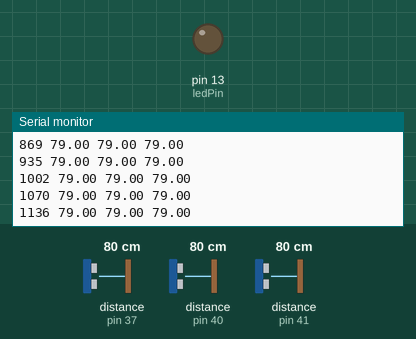
The sketch below on a simulated Arduino Mega 2560, built with avr-gcc and run on an emulated ATmega2560. On the bench: output pins drawn as LEDs (lit = HIGH), the last lines printed to the serial monitor. Wiring (inferred from the names in the program): 3 × ultrasonic range finder: trigger pin 36, echo pin 37 / trigger pin 38, echo pin 40 / trigger pin 39, echo pin 41. The inputs (shaded band) are chosen by the test bench; at power-on: distance to the obstacle (sensors on pin 37, pin 40, pin 41) 80 cm. The echo pulse lasts 58.3 µs per cm; pins used as bus, display or sensor lines are not drawn.

Above: at 1.2 s.
1.3 s: distance to the obstacle (sensor on pin 37) set to 35 cm
At 1.34 s:
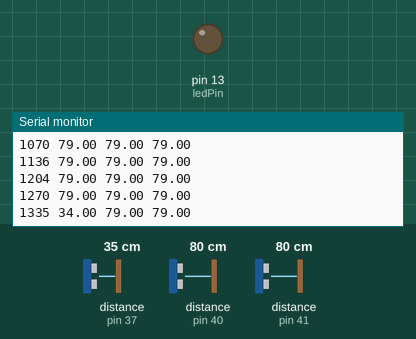
4.3 s: distance to the obstacle (sensor on pin 40) set to 2 cm
At 4.3 s:
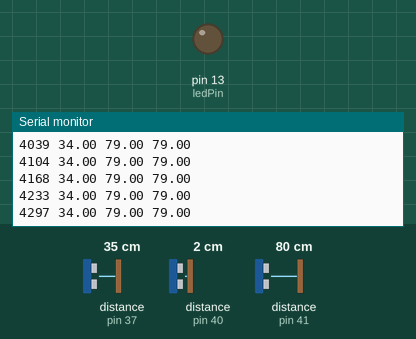
7.3 s: distance to the obstacle (sensor on pin 41) set to 9 cm
At 7.35 s:
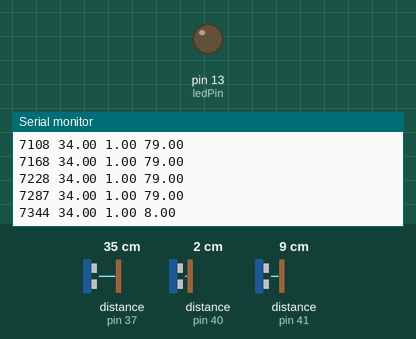
Timing chart, 0 to 10.3 s (numbered marks = the images above; inputs shaded):
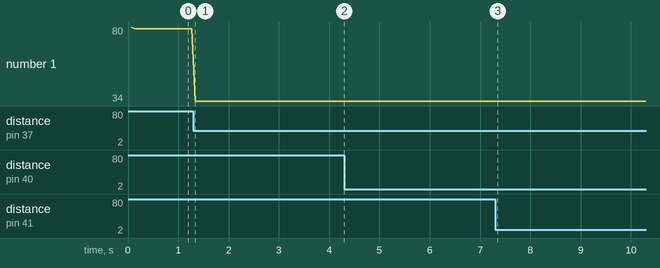

The sketch:

Proximity_Demo.ino
```cpp
#include <Wire.h>
#include "CommunicationUtils.h"

int numVars = 3; //Make sure this is the same as processing code
float data[3]; //You must hardcode the number of variables.

//Yellow is GND
//Orange is 5V
//

// Set the pins used
#define ledPin 13
//In an effort to test the sensors do not use
//0 or 1 - TX/RX
//4,7 or 8 - GPS Shield
//10 - SD Card

//Your options are 2,3 // 5,6 // 9,11
#define frontTrigPin 39
#define frontEchoPin 41

#define leftTrigPin 38
#define leftEchoPin 40

#define rightTrigPin 36
#define rightEchoPin 37

long cmright,cmleft,cmfront;
//unsigned int cmleft;

void setup() {

  //Just need 9600 for prox sensors
  Serial.begin(9600);
  for (int idx = 0;idx<numVars;idx++){
    data[idx] = 0;
  }
  pinMode(ledPin, OUTPUT);

  //Setup input and output
  SetupPin(leftTrigPin,leftEchoPin);
  SetupPin(frontTrigPin,frontEchoPin);
  SetupPin(rightTrigPin,rightEchoPin);

  Serial.println("Ready!");
}

void SetupPin(int TrigPin,int EchoPin) {
 pinMode(TrigPin,OUTPUT);
 pinMode(EchoPin,INPUT);
}

long Distance(int TrigPin,int EchoPin) {
  long duration;
  digitalWrite(TrigPin,LOW);
  delayMicroseconds(2);
  digitalWrite(TrigPin,HIGH);
  delayMicroseconds(10);
  digitalWrite(TrigPin,LOW);
  duration = pulseIn(EchoPin,HIGH);
  long cm = (duration/2.0)/29.1;
  if (cm > 100) {
    cm = 100;
  }
  return cm;
}

void loop() {
  //Here is where we will put the Prox Code
  //Serial.println("Pinging Proximity Sensors");
  //Writing just the current time
  //Serial.println("Writing Time");
  delay(50);

  data[1] = Distance(rightTrigPin,rightEchoPin);
  data[0] = Distance(leftTrigPin,leftEchoPin);
  data[2] = Distance(frontTrigPin,frontEchoPin);

  Serial.print(millis());
  Serial.print(" ");
  Serial.print(data[1]);
  Serial.print(" ");
  Serial.print(data[0]);
  Serial.print(" ");
  Serial.print(data[2]);
  Serial.print("\n");

  //serialPrintFloatArr(data,numVars);
  //Serial.println("\r\n");

}


/* End code */
```

Measured:
- after the input at 1.3 s, the serial monitor: prints a new line at once (image 1)
- plotted number 1: 79 → 34 after the input at 1.3 s
